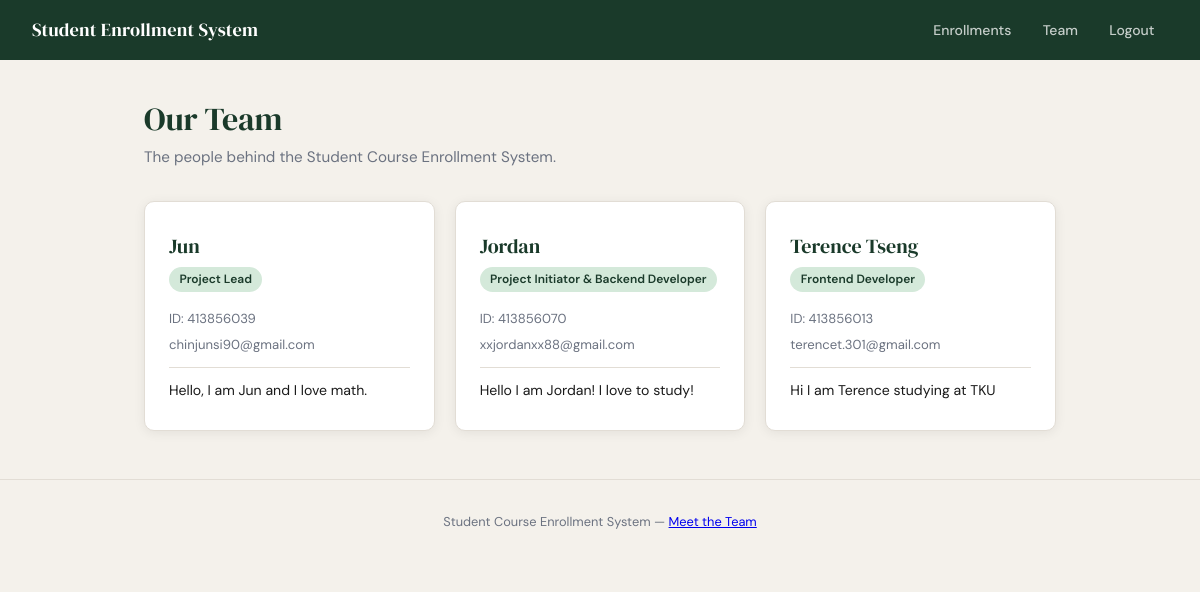
Page /members.php (signed in) on the committed database.
### tables this page shows
CREATE TABLE IF NOT EXISTS members (
    id         INT AUTO_INCREMENT PRIMARY KEY,
    name       VARCHAR(100) NOT NULL,
    student_id VARCHAR(20)  NOT NULL,
    email      VARCHAR(100) NOT NULL,
    role       VARCHAR(100) NOT NULL,
    bio        TEXT
);

### members.php (the view, shortened to what this page needs)
<?php
require_once 'db.php';
$members = $pdo->query("SELECT * FROM members")->fetchAll();
?>
<!DOCTYPE html>
<html lang="en">
<head>
    <link rel="stylesheet" href="css/style.css">
</head>
<body>
<nav>
    <a href="index.php" class="brand">Student Enrollment System</a>
    <ul>
        <li><a href="enrollment/list.php">Enrollments</a></li>
        <li><a href="members.php">Team</a></li>
        <li><a href="logout.php">Logout</a></li>
    </ul>
</nav>
<div class="container">
    <div class="page-header">
        <h1>Our Team</h1>
        <p>The people behind the Student Course Enrollment System.</p>
    </div>
    <div class="team-grid">
        <?php foreach ($members as $m): ?>
        <div class="team-card">
            <div class="member-name"><?= htmlspecialchars($m['name']) ?></div>
            <span class="member-role"><?= htmlspecialchars($m['role']) ?></span>
            <div class="member-meta">ID: <?= htmlspecialchars($m['student_id']) ?></div>
            <div class="member-meta"><?= htmlspecialchars($m['email']) ?></div>
            <?php if (!empty($m['bio'])): ?>
            <div class="member-bio"><?= htmlspecialchars($m['bio']) ?></div>
            <?php endif; ?>
        </div>
        <?php endforeach; ?>
    </div>
</div>
<footer>
    Student Course Enrollment System &mdash; <a href="members.php">Meet the Team</a>
</footer>
</body>
</html>

### css/style.css (style rules this page uses)
:root { --bg: #f4f1eb; --surface: #ffffff; --primary: #1a3a2a; --accent: #4e8b5f; --accent-light: #d4e9da; --text: #1a1a1a; --text-muted: #6b7280; --border: #e2ddd5; --danger: #c0392b; --danger-light: #fdecea; --shadow: 0 2px 12px rgba(0,0,0,0.07); --radius: 10px; }
* { box-sizing: border-box; margin: 0; padding: 0; }
body { font-family: 'DM Sans', sans-serif; background: var(--bg); color: var(--text); min-height: 100vh; font-size: 15px; line-height: 1.6; }
nav { background: var(--primary); padding: 0 2rem; display: flex; align-items: center; justify-content: space-between; height: 60px; position: sticky; top: 0; z-index: 100; }
nav .brand { font-family: 'DM Serif Display', serif; color: #fff; font-size: 1.15rem; text-decoration: none; letter-spacing: 0.01em; }
nav ul { list-style: none; display: flex; gap: 0.25rem; }
nav ul li a { color: rgba(255,255,255,0.75); text-decoration: none; font-size: 0.875rem; font-weight: 500; padding: 0.4rem 0.85rem; border-radius: 6px; transition: background 0.2s, color 0.2s; }
.container { max-width: 960px; margin: 2.5rem auto; padding: 0 1.5rem; }
.page-header { margin-bottom: 2rem; }
.page-header h1 { font-family: 'DM Serif Display', serif; font-size: 2rem; color: var(--primary); font-weight: 400; line-height: 1.2; }
.page-header p { color: var(--text-muted); margin-top: 0.4rem; font-size: 0.95rem; }
footer { text-align: center; padding: 2rem; color: var(--text-muted); font-size: 0.8rem; border-top: 1px solid var(--border); margin-top: 3rem; }

### members.php (style rules this page uses)
.team-grid { display: grid; grid-template-columns: repeat(auto-fill, minmax(260px, 1fr)); gap: 1.25rem; }
.team-card { background: var(--surface); border: 1px solid var(--border); border-radius: var(--radius); padding: 1.75rem 1.5rem; box-shadow: var(--shadow); }
.team-card .member-name { font-family: 'DM Serif Display', serif; font-size: 1.25rem; color: var(--primary); font-weight: 400; margin-bottom: 0.25rem; }
.team-card .member-role { display: inline-block; padding: 0.2rem 0.65rem; border-radius: 20px; font-size: 0.75rem; font-weight: 600; background: var(--accent-light); color: var(--primary); margin-bottom: 1rem; }
.team-card .member-meta { font-size: 0.82rem; color: var(--text-muted); margin-bottom: 0.3rem; }
.team-card .member-bio { font-size: 0.88rem; color: var(--text); margin-top: 0.75rem; padding-top: 0.75rem; border-top: 1px solid var(--border); line-height: 1.55; }

### rows in the picture
members: name "Jun", role "Project Lead", student "413856039", email "chinjunsi90@gmail.com", bio "Hello, I am Jun and I love math."
members: name "Jordan", role "Project Initiator & Backend Developer", student "413856070", email "xxjordanxx88@gmail.com", bio "Hello I am Jordan! I love to study!"
members: name "Terence Tseng", role "Frontend Developer", student "413856013", email "terencet.301@gmail.com", bio "Hi I am Terence studying at TKU"
